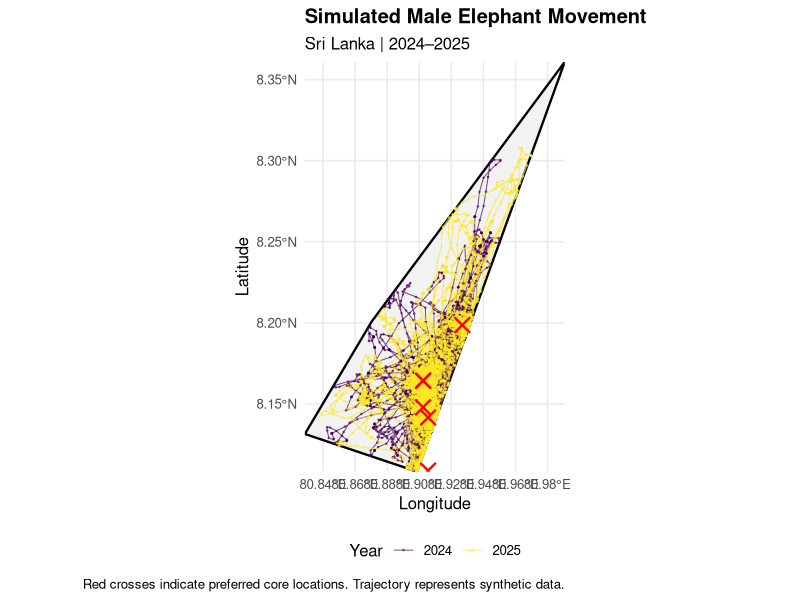

Source code (R):

library(dplyr)
library(lubridate)
library(readr)
library(ggplot2)
library(sf)

set.seed(2024)

# --------------------------------------------------
# 1. Define the full movement boundary
# Coordinates are longitude, latitude for sf
# --------------------------------------------------

boundary_points <- matrix(
  c(
    80.870414, 8.200766,
    80.82871833885383, 8.13134879546795,
    80.8984491803632, 8.108166476428762,
    80.99074808675074, 8.360908595021215,
    80.870414, 8.200766
  ),
  ncol = 2,
  byrow = TRUE
)

boundary <- st_sfc(
  st_polygon(list(boundary_points)),
  crs = 4326
)

# Project to metres for movement calculations
# UTM zone 44N is appropriate for this region.
boundary_m <- st_transform(boundary, 32644)

# --------------------------------------------------
# 2. Define preferred core locations
# --------------------------------------------------

core_locations <- data.frame(
  latitude = c(
    8.14156475703087,
    8.164207281365373,
    8.164207281365373,
    8.19855900377645,
    8.147811098654111,
    8.10876986686702
  ),
  longitude = c(
    80.90556326000684,
    80.90240826642375,
    80.90240826642375,
    80.92685946669283,
    80.90240826642375,
    80.90556326000684
  )
)

core_sf <- st_as_sf(
  core_locations,
  coords = c("longitude", "latitude"),
  crs = 4326
) |>
  st_transform(32644)

core_xy <- st_coordinates(core_sf)

# --------------------------------------------------
# 3. Helper functions
# --------------------------------------------------

inside_boundary <- function(xy) {
  p <- st_sfc(
    st_point(as.numeric(xy)),
    crs = 32644
  )
  
  lengths(st_intersects(p, boundary_m)) > 0
}

sample_inside <- function() {
  # Generate a random point inside the boundary.
  bb <- st_bbox(boundary_m)
  
  repeat {
    candidate <- c(
      runif(1, bb["xmin"], bb["xmax"]),
      runif(1, bb["ymin"], bb["ymax"])
    )
    
    if (inside_boundary(candidate)) {
      return(candidate)
    }
  }
}

# --------------------------------------------------
# 4. Simulate hourly tracking data
# --------------------------------------------------

simulate_elephant <- function(
    start = "2024-01-01 00:00:00",
    end = "2025-12-31 23:00:00",
    animal_id = "ELE001",
    sex = "Male",
    resting_probability = 0.12,
    min_rest_hours = 2,
    max_rest_hours = 8,
    core_probability = 0.85,
    seed = 2024
) {
  
  set.seed(seed)
  
  timestamps <- seq(
    as.POSIXct(start, tz = "Asia/Colombo"),
    as.POSIXct(end, tz = "Asia/Colombo"),
    by = "hour"
  )
  
  n <- length(timestamps)
  
  # Select a starting position close to a core location.
  current <- core_xy[
    sample(seq_len(nrow(core_xy)), 1),
  ]
  
  positions <- matrix(NA_real_, nrow = n, ncol = 2)
  positions[1, ] <- current
  
  # Movement state
  velocity <- c(0, 0)
  target <- current
  
  # Resting state
  resting_remaining <- 0
  
  for (i in 2:n) {
    
    # Continue resting at exactly the same position.
    if (resting_remaining > 0) {
      positions[i, ] <- current
      resting_remaining <- resting_remaining - 1
      next
    }
    
    # Begin a resting episode. The elephant stays in place
    # for at least two consecutive hourly intervals.
    if (runif(1) < resting_probability) {
      
      resting_remaining <- sample(
        min_rest_hours:max_rest_hours,
        1
      )
      
      positions[i, ] <- current
      resting_remaining <- resting_remaining - 1
      velocity <- c(0, 0)
      next
    }
    
    # Select a new target occasionally.
    if (runif(1) < 0.08) {
      
      if (runif(1) < core_probability) {
        
        # Most targets are in the core area.
        target <- core_xy[
          sample(seq_len(nrow(core_xy)), 1),
        ]
        
      } else {
        
        # Occasional excursion to another location,
        # still constrained to the full boundary.
        target <- sample_inside()
      }
    }
    
    # Correlated movement with attraction to target.
    noise <- rnorm(2, mean = 0, sd = 180)
    
    proposed_velocity <-
      0.65 * velocity +
      0.20 * (target - current) +
      noise
    
    # Limit displacement per hour to 1 km.
    speed <- sqrt(sum(proposed_velocity^2))
    
    if (speed > 1000) {
      proposed_velocity <-
        proposed_velocity / speed * 1000
    }
    
    proposed_position <- current + proposed_velocity
    
    # Do not allow movement outside the boundary.
    if (!inside_boundary(proposed_position)) {
      
      # Try a shorter step toward the proposed position.
      fractions <- c(0.5, 0.25, 0.1, 0)
      
      accepted <- FALSE
      
      for (f in fractions) {
        candidate <- current +
          f * (proposed_position - current)
        
        if (inside_boundary(candidate)) {
          proposed_position <- candidate
          proposed_velocity <-
            proposed_position - current
          accepted <- TRUE
          break
        }
      }
      
      if (!accepted) {
        proposed_position <- current
        proposed_velocity <- c(0, 0)
      }
    }
    
    current <- proposed_position
    velocity <- proposed_velocity
    positions[i, ] <- current
  }
  
  # Convert projected positions to longitude and latitude.
  movement_sf <- st_as_sf(
    data.frame(
      x = positions[, 1],
      y = positions[, 2]
    ),
    coords = c("x", "y"),
    crs = 32644
  ) |>
    st_transform(4326)
  
  lonlat <- st_coordinates(movement_sf)
  
  tibble(
    animal_id = animal_id,
    timestamp = timestamps,
    latitude = lonlat[, 2],
    longitude = lonlat[, 1],
    sex = sex,
    year = year(timestamps)
  ) |>
    mutate(
      resting = duplicated(
        paste(latitude, longitude)
      )
    )
}

# --------------------------------------------------
# 5. Generate 2024–2025 data
# --------------------------------------------------

elephant_tracking <- simulate_elephant(
  seed = 2024
)



# Check number of hourly records
nrow(elephant_tracking)

# Expected: 17,544
count(elephant_tracking, year)

# Preview
print(elephant_tracking, n = 20)


library(ggplot2)
library(sf)
library(dplyr)

# Convert boundary to sf in longitude/latitude
boundary_plot <- st_transform(boundary_m, 4326)

ggplot() +
  # Full movement boundary
  geom_sf(
    data = boundary_plot,
    fill = "grey95",
    colour = "black",
    linewidth = 0.8
  ) +
  # Elephant movement path
  geom_path(
    data = elephant_tracking,
    aes(
      x = longitude,
      y = latitude,
      colour = factor(year)
    ),
    linewidth = 0.35,
    alpha = 0.7
  ) +
  # Hourly GPS observations
  geom_point(
    data = elephant_tracking,
    aes(
      x = longitude,
      y = latitude,
      colour = factor(year)
    ),
    size = 0.25,
    alpha = 0.5
  ) +
  # Preferred core locations
  geom_point(
    data = core_locations,
    aes(
      x = longitude,
      y = latitude
    ),
    shape = 4,
    colour = "red",
    size = 4,
    stroke = 1.2
  ) +
  scale_colour_viridis_d(name = "Year") +
  coord_sf(expand = FALSE) +
  labs(
    title = "Simulated Male Elephant Movement",
    subtitle = "Sri Lanka | 2024–2025",
    x = "Longitude",
    y = "Latitude",
    caption = paste(
      "Red crosses indicate preferred core locations.",
      "Trajectory represents synthetic data."
    )
  ) +
  theme_minimal(base_size = 12) +
  theme(
    plot.title = element_text(face = "bold"),
    legend.position = "bottom",
    panel.grid.minor = element_blank()
  )
